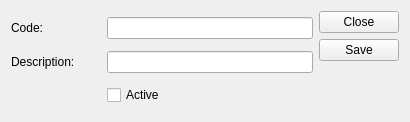
<?xml version="1.0" encoding="UTF-8"?>
<ui version="4.0">
 <comment>This file is part of the xTuple ERP: PostBooks Edition, a free and
open source Enterprise Resource Planning software suite,
Copyright (c) 1999-2018 by OpenMFG LLC, d/b/a xTuple.
It is licensed to you under the Common Public Attribution License
version 1.0, the full text of which (including xTuple-specific Exhibits)
is available at www.xtuple.com/CPAL.  By using this software, you agree
to be bound by its terms.</comment>
 <class>projectType</class>
 <widget class="QWidget" name="projectType">
  <property name="geometry">
   <rect>
    <x>0</x>
    <y>0</y>
    <width>410</width>
    <height>122</height>
   </rect>
  </property>
  <property name="minimumSize">
   <size>
    <width>410</width>
    <height>100</height>
   </size>
  </property>
  <property name="windowTitle">
   <string>Project Type</string>
  </property>
  <layout class="QHBoxLayout" name="horizontalLayout">
   <item>
    <layout class="QGridLayout" name="gridLayout_2">
     <item row="0" column="0">
      <widget class="XLabel" name="_codeLit">
       <property name="minimumSize">
        <size>
         <width>90</width>
         <height>0</height>
        </size>
       </property>
       <property name="text">
        <string>Code:</string>
       </property>
      </widget>
     </item>
     <item row="0" column="1">
      <widget class="XLineEdit" name="_typeCode">
       <property name="focusPolicy">
        <enum>Qt::StrongFocus</enum>
       </property>
       <property name="fieldName">
        <string>disp_code</string>
       </property>
      </widget>
     </item>
     <item row="1" column="0">
      <widget class="XLabel" name="_descrLit">
       <property name="minimumSize">
        <size>
         <width>0</width>
         <height>0</height>
        </size>
       </property>
       <property name="text">
        <string>Description:</string>
       </property>
      </widget>
     </item>
     <item row="1" column="1">
      <widget class="XLineEdit" name="_typeDescr">
       <property name="focusPolicy">
        <enum>Qt::StrongFocus</enum>
       </property>
       <property name="fieldName">
        <string>disp_descr</string>
       </property>
      </widget>
     </item>
     <item row="2" column="1">
      <widget class="QCheckBox" name="_active">
       <property name="text">
        <string>Active</string>
       </property>
      </widget>
     </item>
    </layout>
   </item>
   <item>
    <layout class="QVBoxLayout" name="verticalLayout">
     <item>
      <widget class="QPushButton" name="_close">
       <property name="text">
        <string>Close</string>
       </property>
       <property name="shortcut">
        <string>Esc</string>
       </property>
      </widget>
     </item>
     <item>
      <widget class="QPushButton" name="_save">
       <property name="text">
        <string>Save</string>
       </property>
       <property name="shortcut">
        <string>Return</string>
       </property>
      </widget>
     </item>
     <item>
      <spacer name="verticalSpacer">
       <property name="orientation">
        <enum>Qt::Vertical</enum>
       </property>
       <property name="sizeHint" stdset="0">
        <size>
         <width>20</width>
         <height>40</height>
        </size>
       </property>
      </spacer>
     </item>
    </layout>
   </item>
  </layout>
 </widget>
 <customwidgets>
  <customwidget>
   <class>XLabel</class>
   <extends>QLabel</extends>
   <header>xlabel.h</header>
  </customwidget>
  <customwidget>
   <class>XLineEdit</class>
   <extends>QLineEdit</extends>
   <header>xlineedit.h</header>
   <container>1</container>
  </customwidget>
 </customwidgets>
 <resources/>
 <connections/>
</ui>
